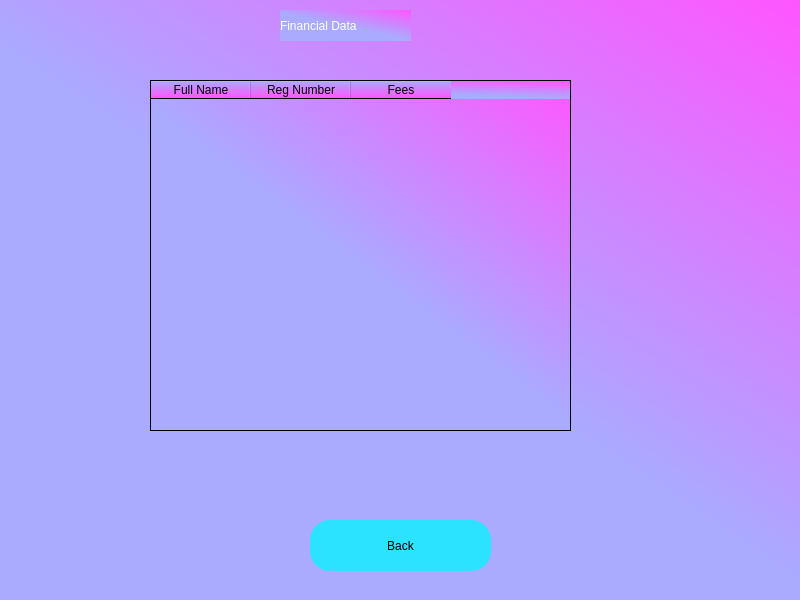
<?xml version="1.0" encoding="UTF-8"?>
<ui version="4.0">
 <class>Dialog</class>
 <widget class="QDialog" name="Dialog">
  <property name="geometry">
   <rect>
    <x>0</x>
    <y>0</y>
    <width>800</width>
    <height>600</height>
   </rect>
  </property>
  <property name="windowTitle">
   <string>Dialog</string>
  </property>
  <widget class="QWidget" name="widget" native="true">
   <property name="geometry">
    <rect>
     <x>0</x>
     <y>0</y>
     <width>800</width>
     <height>600</height>
    </rect>
   </property>
   <property name="styleSheet">
    <string notr="true">background-color: qlineargradient(spread:pad, x1:0.517, y1:0.539773, x2:1, y2:0, stop:0 rgba(170, 170, 255, 255), stop:1 rgba(255, 85, 255, 255))</string>
   </property>
   <widget class="QPushButton" name="back_bttn">
    <property name="geometry">
     <rect>
      <x>310</x>
      <y>520</y>
      <width>181</width>
      <height>51</height>
     </rect>
    </property>
    <property name="styleSheet">
     <string notr="true">border-radius:20px;
background-color: rgb(44, 227, 255);
font: 14pt &quot;MS Shell Dlg 2&quot;;</string>
    </property>
    <property name="text">
     <string>Back</string>
    </property>
   </widget>
   <widget class="QLabel" name="label_3">
    <property name="geometry">
     <rect>
      <x>280</x>
      <y>10</y>
      <width>131</width>
      <height>31</height>
     </rect>
    </property>
    <property name="styleSheet">
     <string notr="true">font:16pt &quot;MS Shell Dlg 2&quot;;
color: rgb(255, 255, 255);</string>
    </property>
    <property name="text">
     <string>Financial Data</string>
    </property>
   </widget>
   <widget class="QTableWidget" name="tableWidget">
    <property name="geometry">
     <rect>
      <x>150</x>
      <y>80</y>
      <width>421</width>
      <height>351</height>
     </rect>
    </property>
    <column>
     <property name="text">
      <string>Full Name</string>
     </property>
    </column>
    <column>
     <property name="text">
      <string>Reg Number</string>
     </property>
    </column>
    <column>
     <property name="text">
      <string>Fees</string>
     </property>
    </column>
   </widget>
  </widget>
 </widget>
 <resources/>
 <connections/>
</ui>
